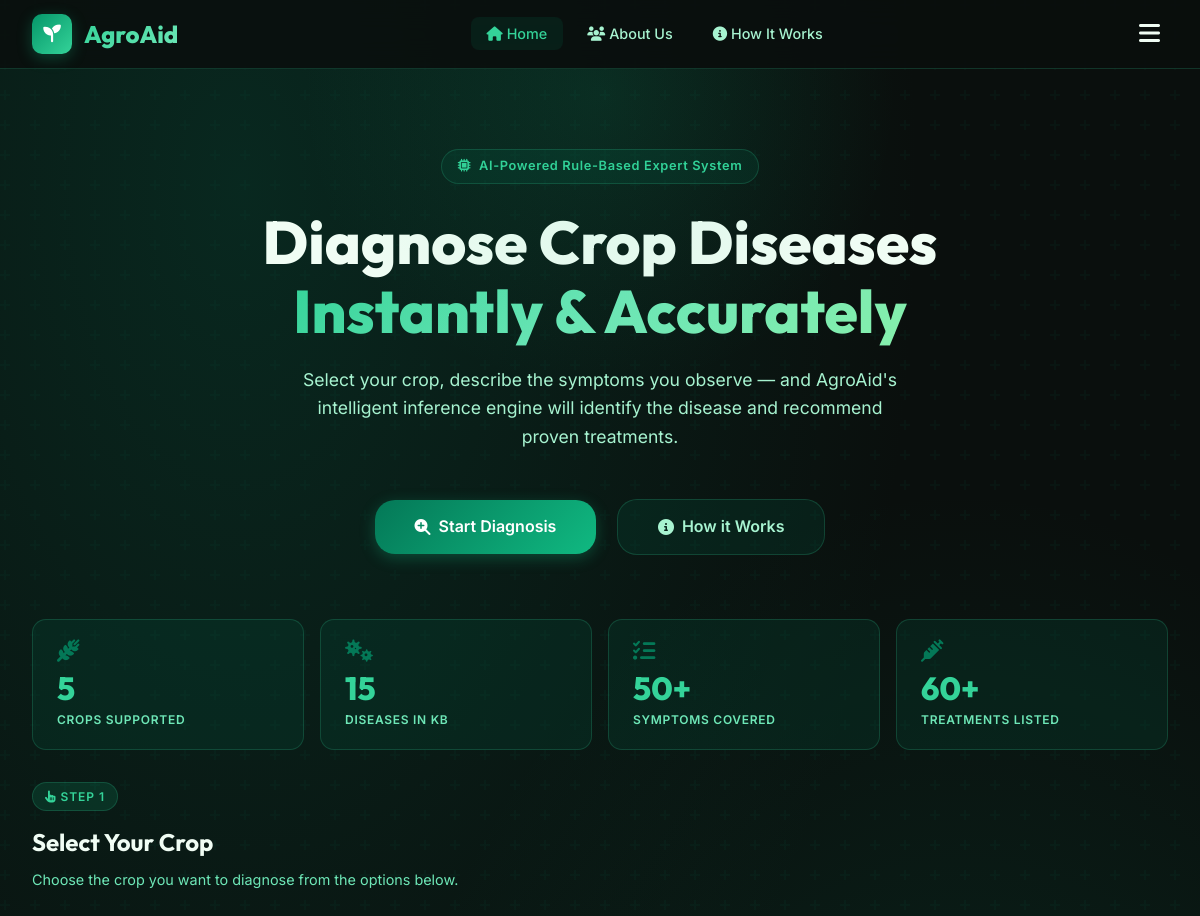
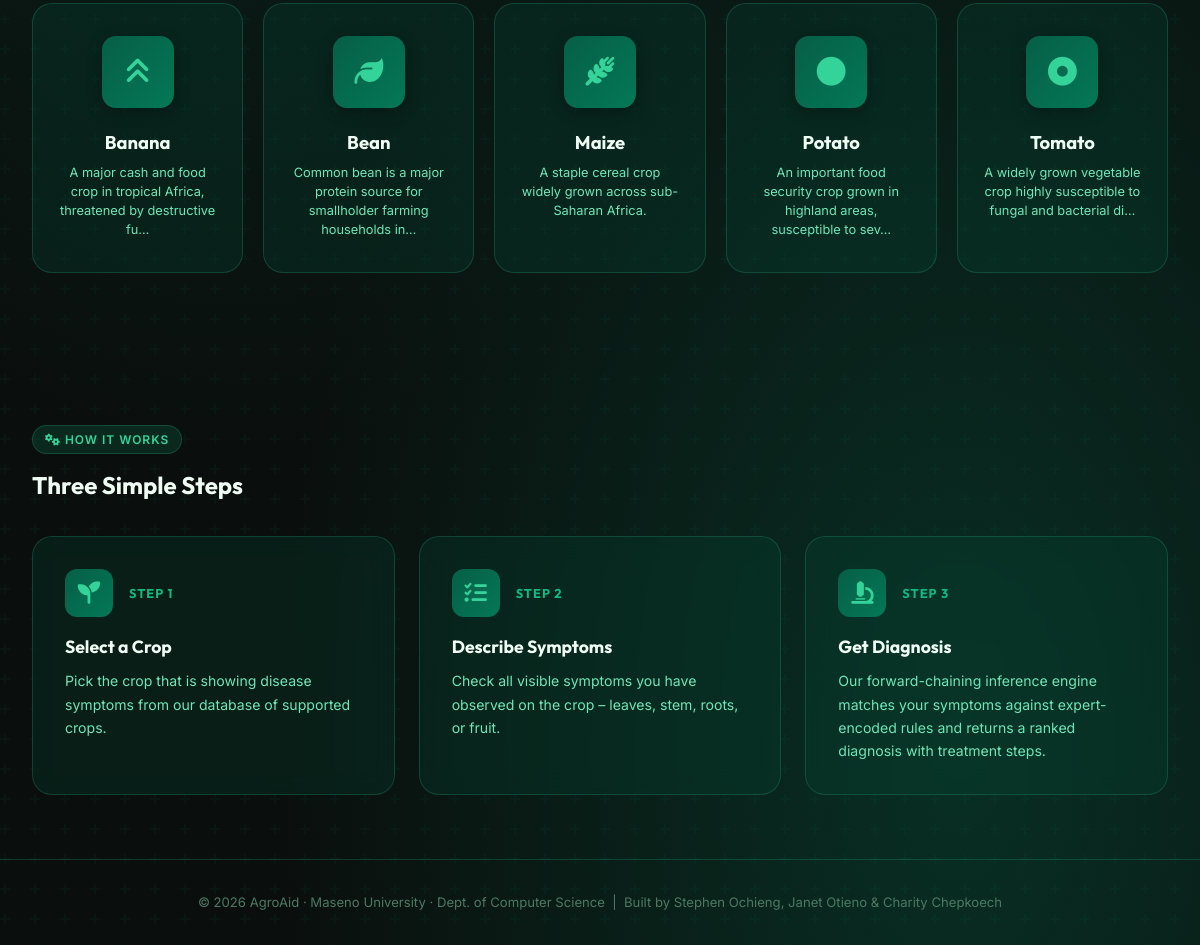
The page / on the database its author committed (2 pictures, top to bottom).
### tables this page shows
CREATE TABLE crops (
            id INTEGER PRIMARY KEY AUTOINCREMENT,
            name TEXT NOT NULL UNIQUE,
            description TEXT,
            icon TEXT DEFAULT 'fa-seedling'
        );

### app.py (the view)
@app.route('/')
def index():
    crops = db.get_all_crops()
    return render_template('index.html', crops=crops)

### database.py (called while the page is built)
def get_db():
    conn = sqlite3.connect(DB_PATH)
    conn.row_factory = sqlite3.Row
    conn.execute("PRAGMA foreign_keys = ON")
    return conn

def get_all_crops():
    conn = get_db()
    crops = conn.execute('SELECT * FROM crops ORDER BY name').fetchall()
    conn.close()
    return crops

### templates/index.html (shortened to what this page needs)
{% extends "base.html" %}
{% block content %}
<section class="hero">
  <div class="container">
    <div class="hero-badge">
      <i class="fa-solid fa-microchip"></i>
      AI-Powered Rule-Based Expert System
    </div>
    <h1 class="hero-title">
      Diagnose Crop Diseases<br>
      <span class="gradient-text">Instantly & Accurately</span>
    </h1>
    <p class="hero-subtitle">
      Select your crop, describe the symptoms you observe — and AgroAid's intelligent inference engine will identify the disease and recommend proven treatments.
    </p>
    <a href="#select-crop" class="btn btn-primary btn-lg pulse-glow" style="margin-right:1rem">
      <i class="fa-solid fa-magnifying-glass-plus"></i> Start Diagnosis
    </a>
    <a href="#how-it-works" class="btn btn-secondary btn-lg">
      <i class="fa-solid fa-circle-info"></i> How it Works
    </a>
  </div>
</section>
<div class="container" style="margin-bottom:2rem">
  <div class="stats-grid">
    <div class="stat-card">
      <i class="fa-solid fa-wheat-awn stat-icon"></i>
      <div class="stat-value">{{ crops|length }}</div>
      <div class="stat-label">Crops Supported</div>
    </div>
    <div class="stat-card">
      <i class="fa-solid fa-viruses stat-icon"></i>
      <div class="stat-value">15</div>
      <div class="stat-label">Diseases in KB</div>
    </div>
    <div class="stat-card">
      <i class="fa-solid fa-list-check stat-icon"></i>
      <div class="stat-value">50+</div>
      <div class="stat-label">Symptoms Covered</div>
    </div>
    <div class="stat-card">
      <i class="fa-solid fa-syringe stat-icon"></i>
      <div class="stat-value">60+</div>
      <div class="stat-label">Treatments Listed</div>
    </div>
  </div>
</div>
<section id="select-crop" class="container" style="padding-bottom:1.5rem">
  <div class="section-tag"><i class="fa-solid fa-hand-pointer"></i> Step 1</div>
  <h2 class="page-title" style="font-size:1.5rem;margin-bottom:0.4rem">Select Your Crop</h2>
  <p style="color:var(--text-muted);font-size:0.9rem;margin-bottom:1.75rem">
    Choose the crop you want to diagnose from the options below.
  </p>
  {% if crops %}
    <div class="crops-grid">
      {% for crop in crops %}
        <a href="{{ url_for('diagnose_page', crop_id=crop.id) }}" class="crop-card">
          <div class="crop-icon">
            <i class="fa-solid {{ crop.icon }}"></i>
          </div>
          <div class="crop-name">{{ crop.name }}</div>
          <div class="crop-desc">{{ crop.description[:75] }}{% if crop.description|length > 75 %}…{% endif %}</div>
        </a>
      {% endfor %}
    </div>
  {% else %}
    <div class="empty-state">
      <i class="fa-solid fa-leaf"></i>
      <p>No crops in the knowledge base yet.</p>
      <a href="{{ url_for('admin_crops') }}" class="btn btn-primary mt-2">Add Crops in Admin</a>
    </div>
  {% endif %}
</section>
<section id="how-it-works" class="container" style="padding:4rem 2rem">
  <div class="section-tag"><i class="fa-solid fa-gears"></i> How It Works</div>
  <h2 class="page-title" style="font-size:1.5rem;margin-bottom:2rem">Three Simple Steps</h2>
  <div style="display:grid;grid-template-columns:repeat(auto-fit,minmax(250px,1fr));gap:1.5rem">
    {% for step in [
      ('1', 'fa-seedling', 'Select a Crop', 'Pick the crop that is showing disease symptoms from our database of supported crops.'),
      ('2', 'fa-list-check', 'Describe Symptoms', 'Check all visible symptoms you have observed on the crop – leaves, stem, roots, or fruit.'),
      ('3', 'fa-microscope', 'Get Diagnosis', 'Our forward-chaining inference engine matches your symptoms against expert-encoded rules and returns a ranked diagnosis with treatment steps.')
    ] %}
    <div class="card" style="padding:2rem">
      <div style="display:flex;align-items:center;gap:1rem;margin-bottom:1rem">
        <div style="width:48px;height:48px;background:linear-gradient(135deg,var(--green-800),var(--green-700));border-radius:12px;display:flex;align-items:center;justify-content:center;font-size:1.4rem;color:var(--green-400)">
          <i class="fa-solid {{ step[1] }}"></i>
        </div>
        <span style="font-family:'Outfit',sans-serif;font-size:0.8rem;font-weight:700;color:var(--green-500);text-transform:uppercase;letter-spacing:0.08em">Step {{ step[0] }}</span>
      </div>
      <h3 style="font-family:'Outfit',sans-serif;font-size:1.1rem;font-weight:700;margin-bottom:0.5rem">{{ step[2] }}</h3>
      <p style="font-size:0.88rem;color:var(--text-muted);line-height:1.65">{{ step[3] }}</p>
    </div>
    {% endfor %}
  </div>
</section>
{% endblock %}

### rows shown on the page
crops: name "Banana", description "A major cash and food crop in tropical Africa, threatened by destructive fu"
crops: name "Bean", description "Common bean is a major protein source for smallholder farming households in"
crops: name "Maize", description "A staple cereal crop widely grown across sub-Saharan Africa."
crops: name "Potato", description "An important food security crop grown in highland areas, susceptible to sev"
crops: name "Tomato", description "A widely grown vegetable crop highly susceptible to fungal and bacterial di"

### other values the page prints
{{ crops|length }} "5"
{{ step[0] }} "1" "2" "3"
{{ step[2] }} "Select a Crop" "Describe Symptoms" "Get Diagnosis"
{{ step[3] }} "Pick the crop that is showing disease symptoms from our database of supported crops." "Check all visible symptoms you have observed on the crop – leaves, stem, roots, or fruit." "Our forward-chaining inference engine matches your symptoms against expert-encoded rules and returns a ranked diagnosis with treatment steps."
